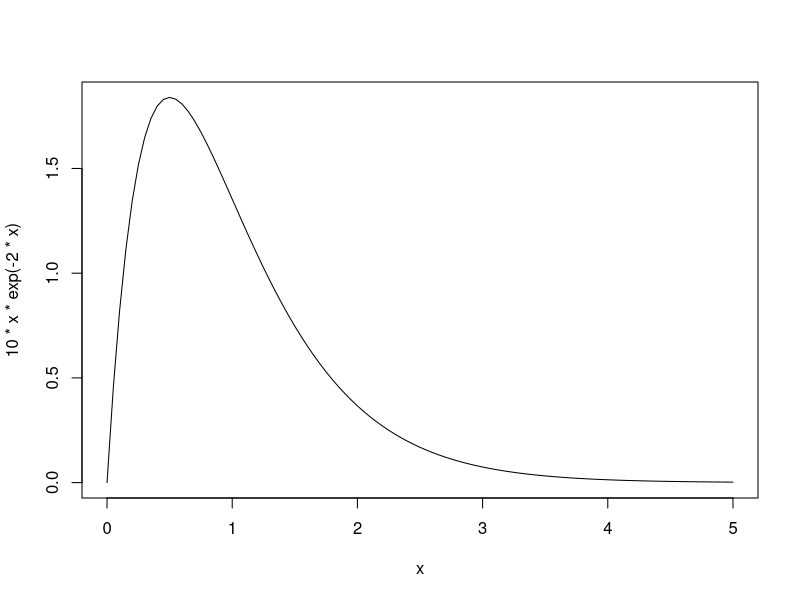
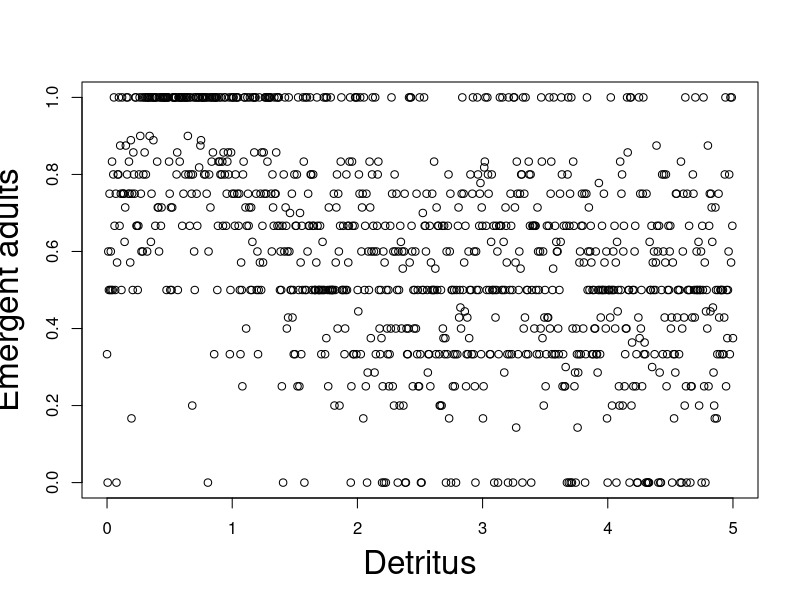
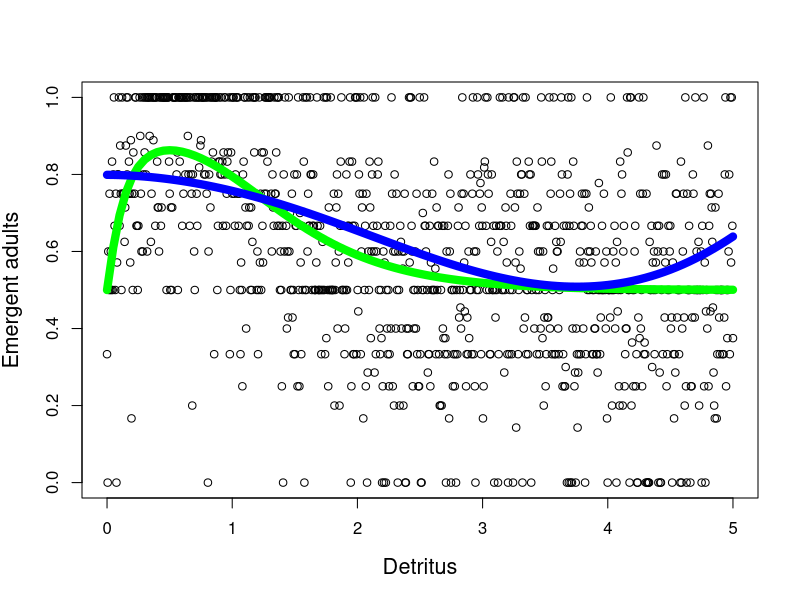

Here is the R script that generated these plots, in order: (Note: this script raises an error after producing the figures.)
curve(10*x*exp(-2*x),from=0,to=5)

x=seq(from=0,to=5,length=1000)

sets=rpois(1000,lambda=4)+1

y=rbinom(1000,prob=plogis(10*x*exp(-2*x)),size=sets)

y_m<-y/sets

plot(y_m~x,xlab="Detritus",ylab="Emergent adults",cex.lab=2)

-sum(dbinom(y,prob=plogis(10*x*exp(-2*x)),size=sets,log=T))
-sum(dbinom(y,prob=plogis(1.44-.19*x-0.21*x^2+0.04*x^3),size=sets,log=T))


sum(dbinom(y,prob=plogis(-50*x*exp(50*x)),size=sets),log=T)

recs<-cbind(y,sets-y)
# 
# (Intercept)           x      I(x^2)      I(x^3) 
# 1.38406170 -0.01199389 -0.28138336  0.04728792

plot(y_m~x,xlab="Detritus",ylab="Emergent adults",cex.lab=1.3)
curve(plogis(10*x*exp(-2*x)),col="green",add=T,lwd=8)
curve(plogis(1.38-.01199389*x+-0.28*x^2+0.05*x^3),add=T,col="blue",lwd=8)

mosquito_data<-data.frame("Emergent_adults"=y,Egg_Count=sets,Detritus=round(x,2))

save(mosquito_data,file="mosquito_data.csv")

m1<-glm(response~predictor,family=binomial)

x=runif(200)*100
y=rpois(n=200,lambda=exp(2+-2e-02*x))

plot(y~x,pch=21,bg="firebrick",cex=1.3,xlab="Elevation",
     ylab="Safe zones for firefighters")

curve(exp(2+-2e-02*x),add=T,lwd=5)
